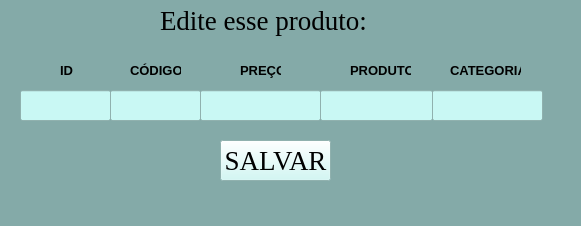
<?xml version="1.0" encoding="UTF-8"?>
<ui version="4.0">
 <class>MainWindow</class>
 <widget class="QMainWindow" name="MainWindow">
  <property name="geometry">
   <rect>
    <x>0</x>
    <y>0</y>
    <width>581</width>
    <height>226</height>
   </rect>
  </property>
  <property name="windowTitle">
   <string>MainWindow</string>
  </property>
  <property name="styleSheet">
   <string notr="true">background-color: qlineargradient(spread:pad, x1:0.517, y1:0, x2:0.517, y2:1, stop:0 rgba(124, 233, 255, 255), stop:1 rgba(132, 207, 138, 255));
background-color: rgb(132, 170, 168);</string>
  </property>
  <widget class="QWidget" name="centralwidget">
   <widget class="QLabel" name="label">
    <property name="geometry">
     <rect>
      <x>160</x>
      <y>0</y>
      <width>231</width>
      <height>41</height>
     </rect>
    </property>
    <property name="font">
     <font>
      <family>Times New Roman</family>
      <pointsize>20</pointsize>
      <weight>50</weight>
      <bold>false</bold>
     </font>
    </property>
    <property name="text">
     <string>Edite esse produto:</string>
    </property>
   </widget>
   <widget class="QLineEdit" name="lineEdit">
    <property name="geometry">
     <rect>
      <x>110</x>
      <y>90</y>
      <width>91</width>
      <height>31</height>
     </rect>
    </property>
    <property name="styleSheet">
     <string notr="true">background-color: rgb(201, 248, 244);</string>
    </property>
   </widget>
   <widget class="QLineEdit" name="lineEdit_2">
    <property name="geometry">
     <rect>
      <x>200</x>
      <y>90</y>
      <width>121</width>
      <height>31</height>
     </rect>
    </property>
    <property name="styleSheet">
     <string notr="true">background-color: rgb(201, 248, 244);</string>
    </property>
   </widget>
   <widget class="QLineEdit" name="lineEdit_3">
    <property name="geometry">
     <rect>
      <x>320</x>
      <y>90</y>
      <width>113</width>
      <height>31</height>
     </rect>
    </property>
    <property name="styleSheet">
     <string notr="true">background-color: rgb(201, 248, 244);</string>
    </property>
   </widget>
   <widget class="QLineEdit" name="lineEdit_4">
    <property name="geometry">
     <rect>
      <x>432</x>
      <y>90</y>
      <width>111</width>
      <height>31</height>
     </rect>
    </property>
    <property name="styleSheet">
     <string notr="true">background-color: rgb(140, 189, 186);
background-color: rgb(201, 248, 244);</string>
    </property>
   </widget>
   <widget class="QLineEdit" name="lineEdit_5">
    <property name="geometry">
     <rect>
      <x>20</x>
      <y>90</y>
      <width>91</width>
      <height>31</height>
     </rect>
    </property>
    <property name="styleSheet">
     <string notr="true">background-color: rgb(137, 170, 147);
background-color: rgb(201, 248, 244);</string>
    </property>
   </widget>
   <widget class="QLabel" name="label_2">
    <property name="geometry">
     <rect>
      <x>60</x>
      <y>60</y>
      <width>21</width>
      <height>20</height>
     </rect>
    </property>
    <property name="font">
     <font>
      <pointsize>10</pointsize>
      <weight>75</weight>
      <bold>true</bold>
     </font>
    </property>
    <property name="text">
     <string>ID</string>
    </property>
   </widget>
   <widget class="QLabel" name="label_3">
    <property name="geometry">
     <rect>
      <x>130</x>
      <y>60</y>
      <width>51</width>
      <height>20</height>
     </rect>
    </property>
    <property name="font">
     <font>
      <pointsize>10</pointsize>
      <weight>75</weight>
      <bold>true</bold>
     </font>
    </property>
    <property name="text">
     <string>CÓDIGO</string>
    </property>
   </widget>
   <widget class="QLabel" name="label_4">
    <property name="geometry">
     <rect>
      <x>240</x>
      <y>60</y>
      <width>41</width>
      <height>20</height>
     </rect>
    </property>
    <property name="font">
     <font>
      <pointsize>10</pointsize>
      <weight>75</weight>
      <bold>true</bold>
     </font>
    </property>
    <property name="text">
     <string>PREÇO</string>
    </property>
   </widget>
   <widget class="QLabel" name="label_5">
    <property name="geometry">
     <rect>
      <x>350</x>
      <y>60</y>
      <width>61</width>
      <height>20</height>
     </rect>
    </property>
    <property name="font">
     <font>
      <pointsize>10</pointsize>
      <weight>75</weight>
      <bold>true</bold>
     </font>
    </property>
    <property name="text">
     <string>PRODUTO</string>
    </property>
   </widget>
   <widget class="QLabel" name="label_6">
    <property name="geometry">
     <rect>
      <x>450</x>
      <y>60</y>
      <width>71</width>
      <height>20</height>
     </rect>
    </property>
    <property name="font">
     <font>
      <pointsize>10</pointsize>
      <weight>75</weight>
      <bold>true</bold>
     </font>
    </property>
    <property name="text">
     <string>CATEGORIA</string>
    </property>
   </widget>
   <widget class="QPushButton" name="pushButton">
    <property name="geometry">
     <rect>
      <x>220</x>
      <y>140</y>
      <width>111</width>
      <height>41</height>
     </rect>
    </property>
    <property name="font">
     <font>
      <family>Times New Roman</family>
      <pointsize>20</pointsize>
      <weight>50</weight>
      <italic>false</italic>
      <bold>false</bold>
     </font>
    </property>
    <property name="styleSheet">
     <string notr="true">background-color: rgb(201, 248, 244);</string>
    </property>
    <property name="text">
     <string>SALVAR</string>
    </property>
   </widget>
  </widget>
  <widget class="QMenuBar" name="menubar">
   <property name="geometry">
    <rect>
     <x>0</x>
     <y>0</y>
     <width>581</width>
     <height>21</height>
    </rect>
   </property>
  </widget>
  <widget class="QStatusBar" name="statusbar"/>
 </widget>
 <resources/>
 <connections/>
</ui>
